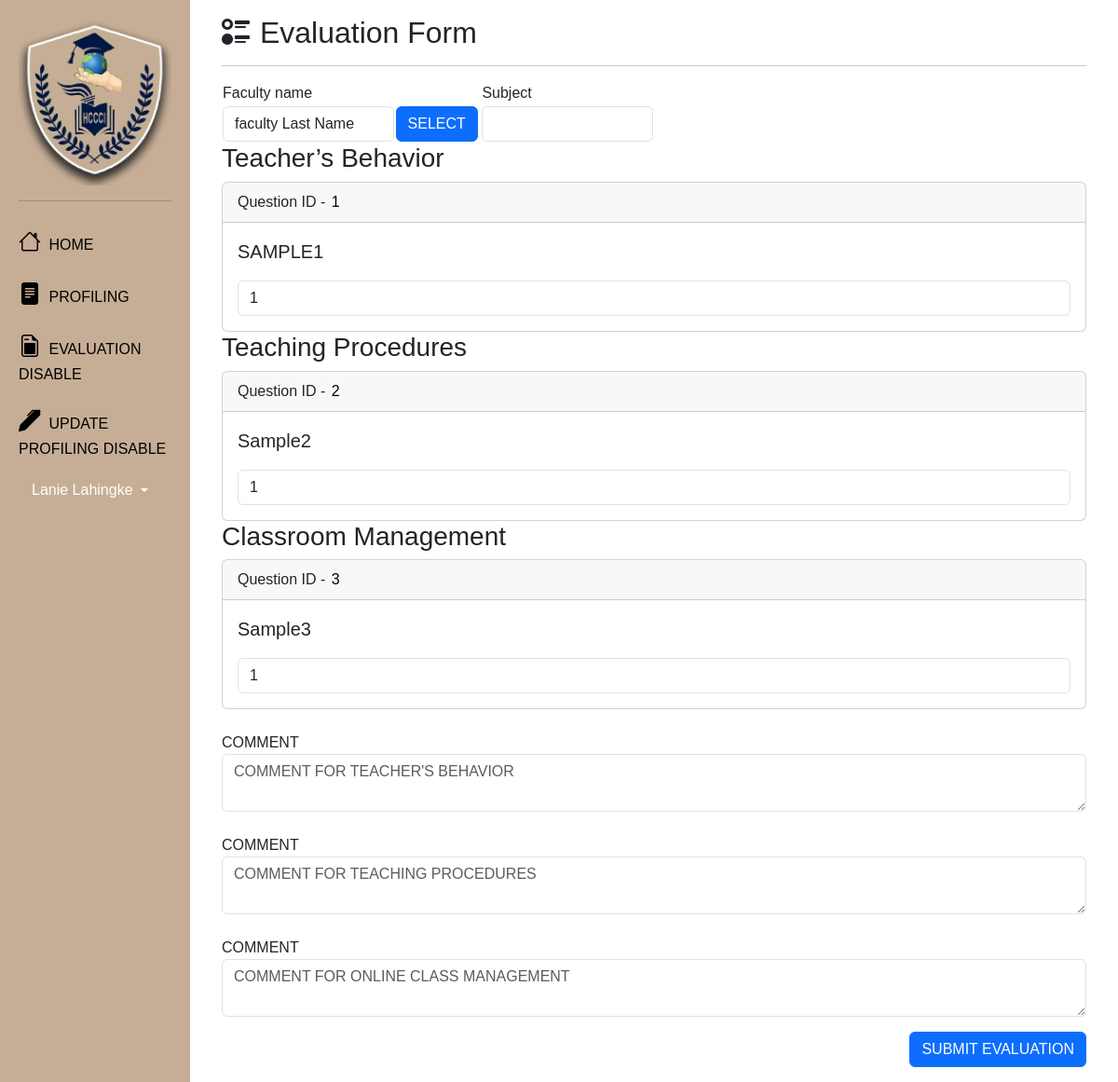
Screenshot of /StudentDashboard/studentEvaluationForm.php (signed in) with the database file from the repository.
### tables this page shows
CREATE TABLE `studentupdatesettings` (
  `settingsID` int(11) NOT NULL,
  `enableUpdate` tinyint(1) NOT NULL,
  `enableEvaluation` tinyint(1) NOT NULL
);

CREATE TABLE `pippersonalinfo` (
  `pipstudentNumber` int(11) NOT NULL,
  `studentID` varchar(100) NOT NULL,
  `pipFname` varchar(100) NOT NULL,
  `pipMname` varchar(100) NOT NULL,
  `pipLname` varchar(100) NOT NULL,
  `pipYear` varchar(100) NOT NULL,
  `courseCode` varchar(100) NOT NULL,
  `pipAge` int(11) NOT NULL,
  `pipSex` varchar(100) NOT NULL,
  `pipGender` varchar(100) NOT NULL,
  `pipDob` date NOT NULL,
  `pippob` varchar(100) NOT NULL,
  `pipCitizenship` varchar(100) NOT NULL,
  `pipReligion` varchar(100) NOT NULL,
  `pipBirthOrder` varchar(100) NOT NULL,
  `pipCiv` varchar(100) NOT NULL,
  `pipPersonalStatement` varchar(100) NOT NULL,
  `pipHobbiesSpecialties` varchar(100) NOT NULL,
  `pipRegistrationStatus` varchar(100) NOT NULL,
  `pipPassword` varchar(100) NOT NULL,
  `pipSection` varchar(10) NOT NULL,
  `pipImage` longblob NOT NULL
);

CREATE TABLE `questionformtable` (
  `questionID` int(11) NOT NULL,
  `questionDescrirption` varchar(255) NOT NULL,
  `questionType` varchar(255) NOT NULL,
  `questionEntryDate` date NOT NULL
);

### studentSession.php (called while the page is built, shortened)
<?php
require 'Configuration/connectionConf.php';
$user_check = $_SESSION['login_user'];
$ses_sql = mysqli_query($db,"SELECT * from pippersonalinfo where studentID = '$user_check'");
$row = mysqli_fetch_array($ses_sql,MYSQLI_ASSOC);
$login_Name = $row['pipFname'] . ' ' .$row['pipLname'];
$cCode = $row['courseCode'];
$Year = $row['pipYear'];
$Section = $row['pipSection'];
?>

### StudentDashboard/studentEvaluationForm.php (the view, shortened to what this page needs)
<?php
require '../Configuration/connectionConf.php';
include('../studentSession.php');
$query = "SELECT * FROM questionformtable WHERE questionType = 'Teachers Behavior'";
$result = mysqli_query($db, $query);
$query1 = "SELECT * FROM questionformtable WHERE questionType = 'Teaching Procedures'";
$result1 = mysqli_query($db, $query1);
$query2 = "SELECT * FROM questionformtable WHERE questionType = 'Online Class Management'";
$result2 = mysqli_query($db, $query2);
?>
<!DOCTYPE html>
<html lang="en">
<head>
    <link rel="stylesheet" href="css/style.css">
    <link rel="stylesheet" href="https://cdn.jsdelivr.net/npm/bootstrap-icons@1.10.5/font/bootstrap-icons.css">
    <link href="https://cdn.jsdelivr.net/npm/bootstrap@5.3.0/dist/css/bootstrap.min.css" rel="stylesheet"
>
</head>
<body>
    <?php include 'components/navigation.php'; ?>
    <div class="main">
        <div class="container-fluid">
            <div class="row flex-nowrap">
                <div class="col py-3">
                    <div class="container-fluid">
                        <form method="POST">
                            <h2><i class="bi bi-ui-radios"></i> Evaluation Form</h2>
                            <hr>
                            <table width="50%">
                                <tr>
                                    <td width="40%">Faculty name</td>
                                    <td width="20%"></td>
                                    <td width="40%">Subject</td>
                                </tr>
                                <tr>
                                    <td>
                                        <select name="teacherID" class="form-control" require>
                                            <?php
                                            $res = mysqli_query($db, "SELECT facultyformtable.facultyId,facultyformtable.facultyFname,facultyformtable.facultyLname,classinfotable.correspondingYear,classinfotable.correspondingSection,classinfotable.departmentCode,classinfotable.subjectID FROM classinfotable INNER JOIN facultyformtable ON facultyformtable.facultyId = classinfotable.facultyId WHERE classinfotable.departmentCode = '$cCode' AND classinfotable.correspondingYear = '$Year' AND classinfotable.correspondingSection = '$Section' GROUP BY facultyformtable.facultyFname,facultyformtable.facultyLname;");
                                            while ($row = mysqli_fetch_array($res)) {
                                                ?>
                                                <option value="<?php echo $row['facultyId']; ?>"><?php echo $row['facultyFname'] . ' ' . $row['facultyLname']; ?></option>
                                                <?php
                                            }
                                            ?>
                                        </select>
                                    </td>
                                    <td><button type="submit" name="submet" class="btn btn-primary">SELECT</button></td>
                                    <td>
                                        <?php
                                        echo "<select name='subForm' class='form-control' require>";
                                        ?>
                                        </select>
                                    </td>
                                </tr>
                            </table>
                            <h3>Teacher’s Behavior</h3>
                            <?php
                            if (mysqli_num_rows($result) > 0) {
                                while ($row = mysqli_fetch_assoc($result)) {
                                    echo "
                        <div class='card mt-1'>
                            <div class='card-header'>
                                Question ID -  <input type='text' name = 'eval[]' value='" . $row["questionID"] . "' style='pointer-events:none;border:none; background:transparent;'>
                            </div>
                            <div class='card-body'>
                                <blockquote class='blockquote mb-0'>
                                <p>" . $row["questionDescrirption"] . "</p>
                                <select class='form-control' name='rate[]'>
                                    <option value='1'>1</option>
                                    <option value='2'>2</option>
                                    <option value='3'>3</option>
                                    <option value='4'>4</option>
                                    <option value='5'>5</option>
                                </select>
                            </blockquote>
                            </div>
                        </div>";
                                }
                            } else {
                                echo "NO QUESTIONS AVAILABLE";
                            }
                            ?>
                            <h3>Teaching Procedures</h3>
                            <?php
                            if (mysqli_num_rows($result) > 0) {
                                while ($row = mysqli_fetch_assoc($result1)) {
                                    echo "
                        <div class='card mt-1'>
                            <div class='card-header'>
                            Question ID -  <input type='text' name = 'eval[]' value='" . $row["questionID"] . "' style='pointer-events:none;border:none; background:transparent;'>
                            </div>
                            <div class='card-body'>
                                <blockquote class='blockquote mb-0'>
                                    <p>" . $row["questionDescrirption"] . "</p>
                                    <select class='form-control' name='rate[]'>
                                        <option value='1'>1</option>
                                        <option value='2'>2</option>
                                        <option value='3'>3</option>
                                        <option value='4'>4</option>
                                        <option value='5'>5</option>
                                    </select>
                                </blockquote>
                            </div>
                        </div>";
                                }
                            } else {
                                echo "NO QUESTIONS AVAILABLE";
                            }
                            ?>
                            <h3>Classroom Management</h3>
                            <?php
                            if (mysqli_num_rows($result) > 0) {
                                while ($row = mysqli_fetch_assoc($result2)) {
                                    echo "
                        <div class='card mt-1'>
                            <div class='card-header'>
                            Question ID -  <input type='text' name = 'eval[]' value='" . $row["questionID"] . "' style='pointer-events:none;border:none; background:transparent;'>
                            </div>
                            <div class='card-body'>
                                <blockquote class='blockquote mb-0'>
                                    <p>" . $row["questionDescrirption"] . "</p>
                                    <select class='form-control' name='rate[]'>
                                        <option value='1'>1</option>
                                        <option value='2'>2</option>
                                        <option value='3'>3</option>
                                        <option value='4'>4</option>
                                        <option value='5'>5</option>
                                    </select>
                                </blockquote>
                            </div>
                        </div>";
                                }
                            } else {
                                echo "NO QUESTIONS AVAILABLE";
                            }
                            ?>
                            <div class="form-group mt-4">
                                COMMENT
                                <textarea name="comm1" class="form-control"
                                    placeholder="COMMENT FOR TEACHER'S BEHAVIOR"></textarea>
                            </div>
                            <div class="form-group mt-4">
                                COMMENT
                                <textarea name="comm2" class="form-control"
                                    placeholder="COMMENT FOR TEACHING PROCEDURES"></textarea>
                            </div>
                            <div class="form-group mt-4">
                                COMMENT
                                <textarea name="comm3" class="form-control"
                                    placeholder="COMMENT FOR ONLINE CLASS MANAGEMENT"></textarea>
                            </div>
                            <div class="modal-footer mt-3">
                                <button type="submit" class="btn btn-primary" name="subEval">SUBMIT EVALUATION</button>
                            </div>
                        </form>
                    </div>
                </div>
            </div>
        </div>
    </div>
</body>
</html>

### StudentDashboard/components/navigation.php (shortened to what this page needs)
<?php
require '../Configuration/connectionConf.php';
$query8 = "SELECT * FROM studentupdatesettings WHERE settingsID = '1';";
$result8 = mysqli_query($db, $query8);
$row8 = mysqli_fetch_array($result8);
$setCondition = $row8['enableUpdate'];
$setEvaluation = $row8['enableEvaluation'];
if ($setCondition == 1) {
    $setCondition = "true";
    $link ='updateProfiling.php';
    $linkText = 'UPDATE PROFILING';
}
else if ($setCondition == 0) {
    $link ='';
    $linkText ='UPDATE PROFILING DISABLE';
}
if ($setEvaluation == 1) {
    $setCondition = "true";
    $link1 ='studentEvaluationForm.php';
    $linkText1 = 'TEACHER EVALUATION';
}
else if ($setEvaluation == 0) {
    $link1 ='';
    $linkText1 ='EVALUATION DISABLE';
}
?>
<div class="sidenav">
        <img src="../IMAGES/logo.png" alt="" srcset="" width="100%">
    <hr>
    <a href="studentIndex.php" class="nav-link align-middle px-0 nav-color">
        <i class="fs-4 bi-house"></i> <span class="ms-1 d-none d-sm-inline"> HOME</span>
    </a>
    <a href="studentProfiling.php" class="nav-link px-0 align-middle ">
        <i class="fs-4 bi-file-text-fill"></i> <span class="ms-1 d-none d-sm-inline">PROFILING</span></a>
    <?php
        echo '<a href="' . $link1 . '" class="nav-link px-0 align-middle">';
        echo '<i class="fs-4 bi-file-earmark-post"></i> <span class="ms-1 d-none d-sm-inline">' . $linkText1 . '</span>';
        echo '</a>';
    ?>
    <?php
        echo '<a href="' . $link . '" class="nav-link px-0 align-middle">';
        echo '<i class="fs-4 bi bi-pen-fill"></i> <span class="ms-1 d-none d-sm-inline">' . $linkText . '</span>';
        echo '</a>';
    ?>
    <div class="dropdown pb-4">
        <a href="#" class="d-flex align-items-center text-white text-decoration-none dropdown-toggle" id="dropdownUser1"
            data-bs-toggle="dropdown" aria-expanded="false">
            <span class="d-none d-sm-inline mx-1"><?php echo $login_Name ; ?></span>
        </a>
    </div>
</div>

### StudentDashboard/css/style.css (style rules this page uses)
a.nav-link { color: #000; }
* { font-family: 'Ubuntu', sans-serif; }

### StudentDashboard/components/navigation.php (style rules this page uses)
.sidenav { height: 100%; width: 17%; position: fixed; z-index: 1; top: 0; left: 0; background-color: #c6ae96; overflow-x: hidden; padding: 20px 20px; }
.sidenav a { text-decoration: none; font-size: 1em; color: #000; display: block; padding: 10px; }
.main { margin-left: 17%; padding: 0px 10px; }

### rows the page displays
studentupdatesettings: enableEvaluation "EVALUATION DISABLE", enableUpdate "UPDATE PROFILING DISABLE"
pippersonalinfo: login_Name "Lanie Lahingke"
questionformtable: questionID "1", questionDescrirption "SAMPLE1"
questionformtable: questionID "2", questionDescrirption "Sample2"
questionformtable: questionID "3", questionDescrirption "Sample3"

### other values shown
form field teacherID "faculty Last Name"
